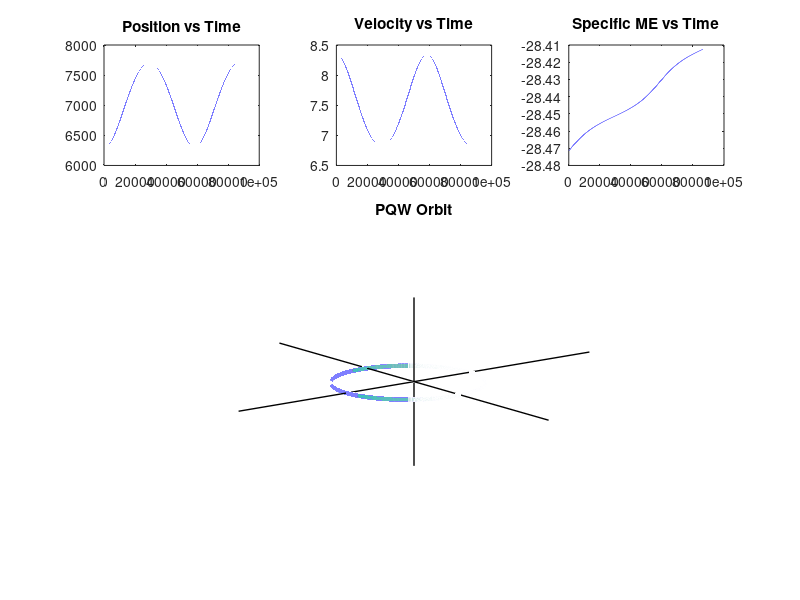

This figure's MATLAB source:
clc;
clear;

a = 7000; %Semimajor axis in km
e = 0.1; %Eccentricity

mu = 398600; %Mu of earth
T = 1; %Days
%Plot magnitude of position, velocity, and specific mechanical energy
%throughout the day

R0 = a*(1 - e); %Initial Position
V0 = sqrt(mu*(2/R0-1/a)); %Initial Velocity
X = [R0; 0; 0; V0]; %State Vector
fXt = [0;V0;-(mu*R0)/(R0^3);0]; %Formula for fXt, caclculated iwth initial values
dt = 0.1; %Time step 

%Iteration Preallocation
n=T*60*60*24;
R = zeros(1,n);
V = zeros(1,n);
Rpqw = zeros(3,n);
SME = zeros(1,n);

R(1) = R0;
V(1) = V0;
Rpqw(:,1) = [X(1,1); X(2,1); 0];
SME(1) = (V0^2/2)-(mu/R0);
Xn = X;

%Looping through time
for t=1:(n-1)
    %Setting value for X of next iteration using formula
    % X(n+1)=X(n)+fXt dt

    Xnp1 = Xn + fXt*dt
    Xn = Xnp1;
    
    %Setting next R and V magnitudes to new magnitudes
    R(t+1) = norm(Xn(1:2));
    V(t+1) = norm(Xn(3:4));

    %Setting vector values
    Rpqw(:,t+1) = [Xn(1,1); Xn(2,1); 0];

    %Calculating new value for fXt based on new variables
    fXt = [Xn(3);Xn(4);-(mu*Xn(1)/(R(t+1)^3));-(mu*Xn(2)/(R(t+1)^3))];

    %Calculating specific mechanical energy and saving in array
    SME(t+1) = (V(t+1)^2/2)-(mu/R(t+1));

end

%%

%2D plots of position, velcoity, and specific mechanical energy vs time
subplot(3,3,1);
plot(1:n,R);
title('Position vs Time')

subplot(3,3,2);
plot(1:n,V);
title('Velocity vs Time')

subplot(3,3,3);
plot(1:n,SME);
title('Specific ME vs Time')

%3D plot of the orbit in a PQW frame
subplot(3,3,4:9);
hold on
plot3(Rpqw(1,:),Rpqw(2,:),Rpqw(3,:),'linewidth',3);
title('PQW Orbit')

%Setting axis labels and displays
line(2*xlim, [0,0], [0,0], 'LineWidth', 1, 'Color', 'k', 'DisplayName','P');
line([0,0], 2*ylim, [0,0], 'LineWidth', 1, 'Color', 'k', 'DisplayName','Q');
line([0,0], [0,0], 2*zlim, 'LineWidth', 1, 'Color', 'k', 'DisplayName','W');
view(3)
box on
plot(1:10)
set(gca,'Visible','off')

hold off